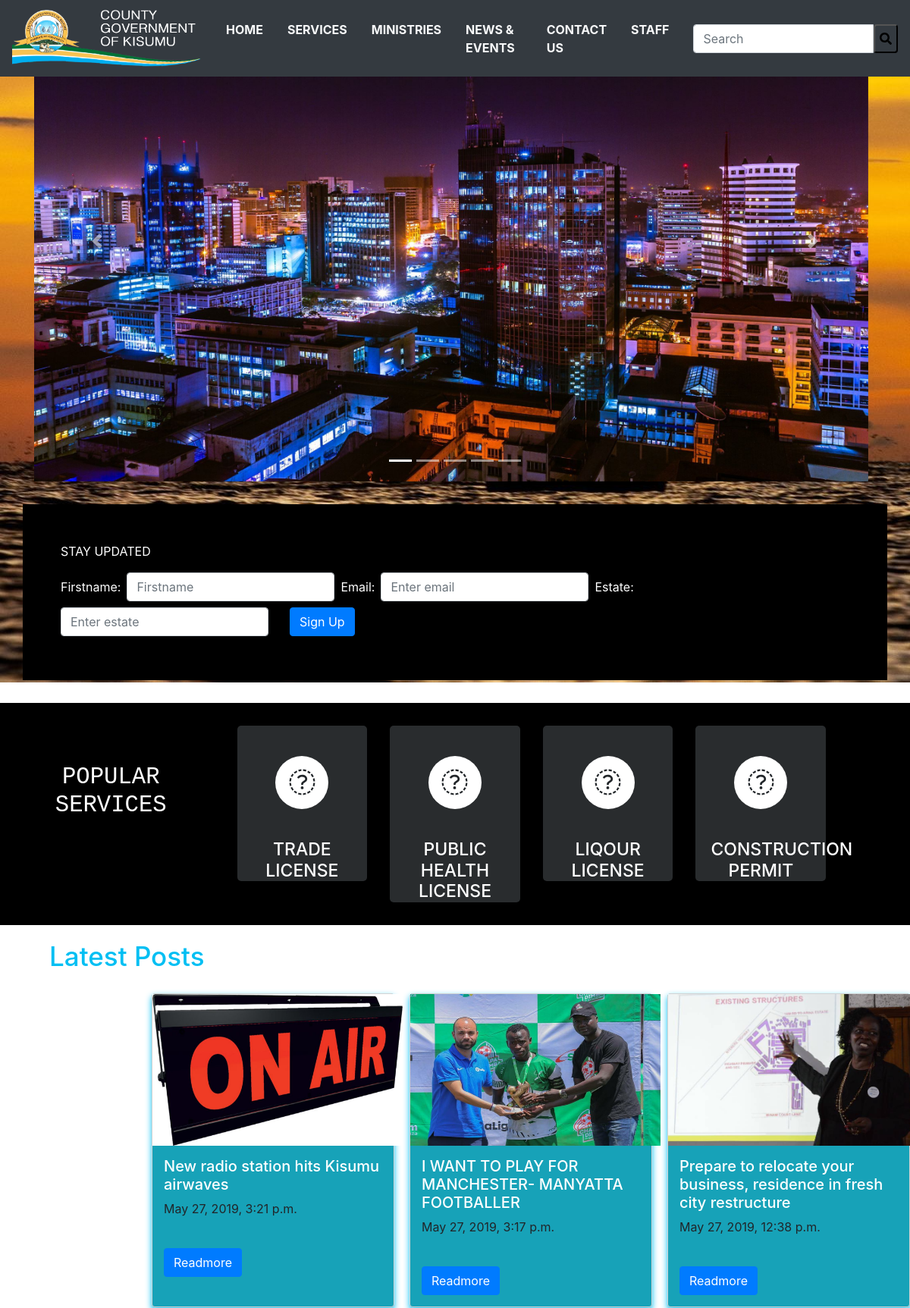
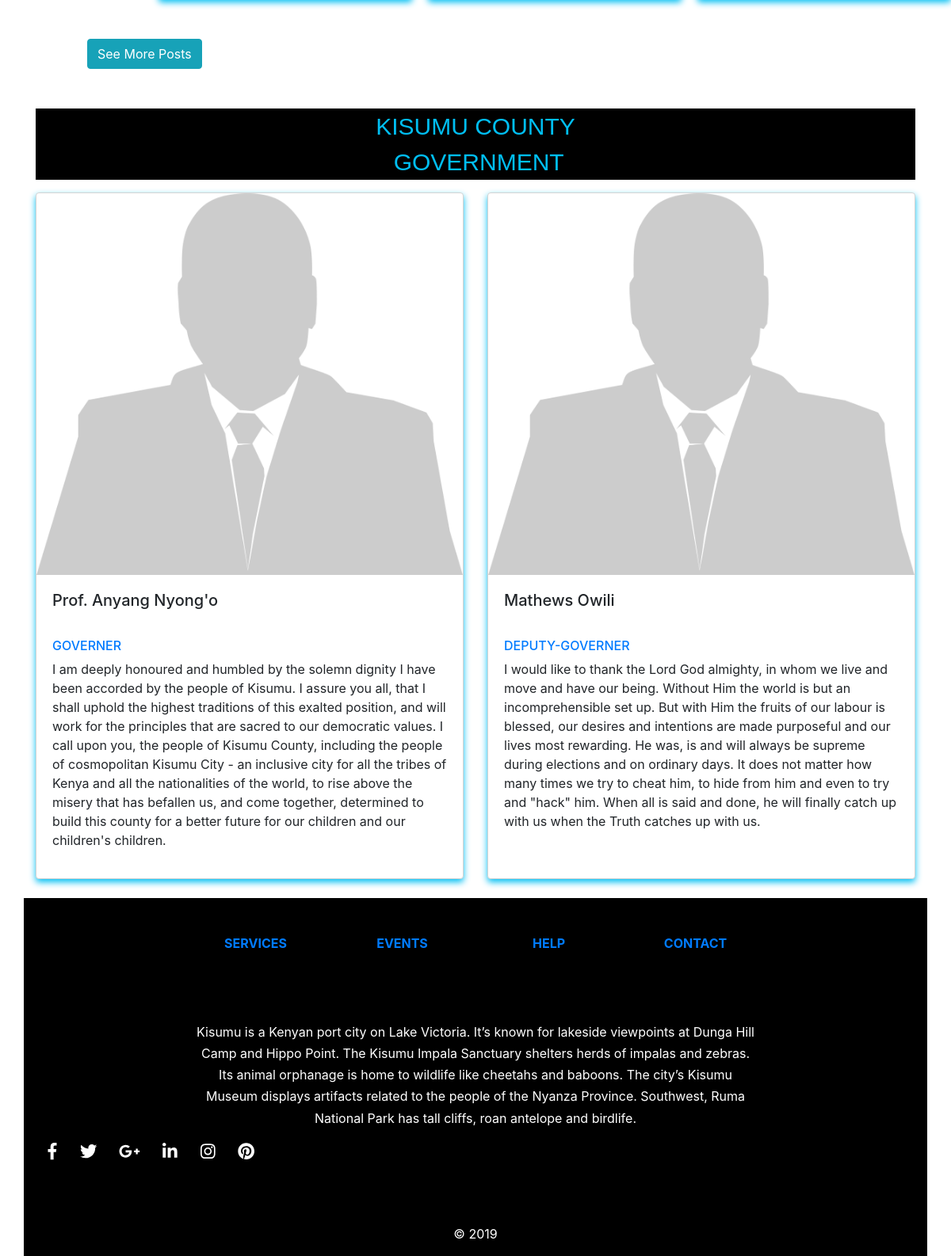
The page / on the database its author committed (2 pictures, top to bottom).
### posts/models.py (models this page shows, shortened)
class Posts(models.Model):
  title = models.CharField(max_length=200)
  body = models.TextField()
  created_at = models.DateTimeField(default=datetime.now, blank=True)
  images = models.ImageField( upload_to='images/')
  author = models.CharField(max_length = 200, default='')
  class Meta:
    verbose_name_plural = "Posts"

### posts/views.py (the view)
# urls.py: url(r'^$', views.index, name='index'),
def index(request):
  posts = Posts.objects.all().order_by('-created_at')[:3]
  context = {
    'title': 'Latest Posts',
    'posts': posts
  }
  return render(request, 'posts/index.html', context)

### posts/templates/posts/index.html (shortened to what this page needs)
{% extends 'posts/layout.html' %}
{% load static %}
{% block content %}
<div id="demo" class="carousel slide carousel-fade" data-ride="carousel">
  <ul class="carousel-indicators">
    <li data-target="#demo" data-slide-to="0" class="active"></li>
    <li data-target="#demo" data-slide-to="1"></li>
    <li data-target="#demo" data-slide-to="2"></li>
    <li data-target="#demo" data-slide-to="3"></li>
    <li data-target="#demo" data-slide-to="4"></li>
  </ul>
  <div class="carousel-inner">
    <div class="carousel-item active">
      <img src="{% static 'posts/images/night.jpeg' %}" alt="Kisumu at Night" width="1100" height="500">
    </div>
  </div>
  <a class="carousel-control-prev" href="#demo" data-slide="prev">
    <span class="carousel-control-prev-icon"></span>
  </a>
  <a class="carousel-control-next" href="#demo" data-slide="next">
    <span class="carousel-control-next-icon"></span>
  </a>
</div>
</div>
<div class ="container" style="margin-top: 30px;margin-bottom: 30px;  padding: 50px; color: white;background-color:black;">
  <p>STAY UPDATED</p>
    <form class="form-inline" action="">
      <label for="username" class="mb-2 mr-sm-2">Firstname:</label>
      <input type="text" class="form-control mb-2 mr-sm-2" id="username" placeholder="Firstname" name="username">
      <label for="email" class="mb-2 mr-sm-2">Email:</label>
      <input type="email" class="form-control mb-2 mr-sm-2" id="email" placeholder="Enter email" name="email">
      <label for="location" class="mb-2 mr-sm-2">Estate:</label>
      <input type="text" class="form-control mb-2 mr-sm-2" id="location" placeholder="Enter estate" name="estate">
    <button type="submit" class="btn btn-primary mb-2" style="margin-left: 20px;">Sign Up</button>
    </form>
</div>
<div class="container-fluid" style=" padding:10px;background-color:black;">
  <div class="row">
    <div class ="col-md-3 col-sm-6"><h4 class = "text-primary" > <pre style= "color: white;margin-top: 70px;">POPULAR
SERVICES</pre></h4></div>
      <div class="col-md-2 col-sm-6">
          <div class="service_box">
              <div class="service_icon">
                  <i class="fa fa-weibo"></i>
              </div>
              <h3>TRADE LICENSE</h3>
          </div>
      </div>
      <div class="col-md-2 col-sm-6">
          <div class="service_box">
              <div class="service_icon">
                  <i class="fa fa-weibo"></i>
              </div>
              <h3>PUBLIC HEALTH LICENSE</h3>
          </div>
      </div>
      <div class="col-md-2 col-sm-6">
          <div class="service_box">
              <div class="service_icon">
                  <i class="fa fa-apple"></i>
              </div>
              <h3>LIQOUR LICENSE</h3>
          </div>
      </div>
      <div class="col-md-2 col-sm-6">
          <div class="service_box">
              <div class="service_icon">
                  <i class="fa fa-sort-alpha-desc"></i>
              </div>
              <h3>CONSTRUCTION PERMIT</h3>
          </div>
      </div>
  </div>
</div>
<div class = "container" >
  <h4 style="color: #00BFF3; text-align: left;padding: 20px;">Latest Posts</h4>
</div>
<div class ="grid-container" style = margin-left:200px;>
  {% for post in posts %}
<div class="card bg-info">
  <img src="{{ post.images.url }}" alt="{{ post.title }}" width="330" height="200">
  <div class="content">
    <h5 style="color: white;">{{post.title}}</h5>
    <p>{{post.created_at}}</p>
    <br>
    <a href="/posts/details/{{post.id}}" class="btn btn-primary" role="button">Readmore</a>
    </div>
</div>
  {% endfor %}
  </div>
<div class = "container" style="padding:50px; margin-right:0px;">
    <a href="/posts/news" class="btn btn-info" role="button">See More Posts</a>
</div>
<div class="container">
  <pre style="color:#00BFF3;font-size:30px;text-align: center;font-family: Verdana, Geneva, Tahoma, sans-serif;background-color:black;">KISUMU COUNTY
 GOVERNMENT</pre>
  <div class="card-deck">
    <div class="card">
      <img class="card-img-top" src="{% static 'posts/images/pic.png' %}" alt="Card image cap">
      <div class="card-body">
        <h5 class="card-title">Prof. Anyang Nyong'o</h5><br>
        <h6 class = "text-primary">GOVERNER</h6>
        <p class="card-text">I am deeply honoured and humbled by the solemn dignity I have been accorded by the people of Kisumu.
           I assure you all, that I shall uphold the highest traditions of this exalted position,
            and will work for the principles that are sacred to our democratic values. I call upon you,
             the people of Kisumu County,
              including the people of cosmopolitan Kisumu City - an inclusive city for all the tribes of Kenya and all the nationalities of the world,
             to rise above the misery that has befallen us, and come together,
           determined to build this county for a better future for our children and our children's children.</p>
      </div>
    </div>
    <div class="card">
      <img class="card-img-top" src="{% static 'posts/images/pic.png' %}" alt="Card image cap">
      <div class="card-body">
        <h5 class="card-title">Mathews Owili</h5><br>
        <h6 class = "text-primary">DEPUTY-GOVERNER</h6>
        <p class="card-text">I would like to thank the Lord God almighty, in whom we live and move and have our being.
           Without Him the world is but an incomprehensible set up. But with Him the fruits of our labour is blessed,
            our desires and intentions are made purposeful and our lives most rewarding.
             He was, is and will always be supreme during elections and on ordinary days. It does not matter how many times we try to cheat him,
           to hide from him and even to try and "hack" him. When all is said and done,
            he will finally catch up with us when the Truth catches up with us.</p>
      </div>
    </div>
  </div>
</div>
{% endblock %}

### posts/static/posts/main.css (style rules this page uses)
.carousel-inner img { width: 100%; height: 100%; }
.carousel-item { margin-top: 35px; height: 600px; width: 1100px; }
.card { border: 1px solid #d3d3d3; border-radius: .25rem; box-shadow: 0 4px 8px 0 #00BFF3; transition: 0.3s; }
.content { padding: 15px; }
button { background-color: transparent; cursor: pointer; border-radius: .25rem; }
.grid-container { display: grid; grid-template-columns: repeat(auto-fill, minmax(300px, 1fr)); grid-gap: 20px; }
h4 { color:#fff; font-size:35px; text-align: center; text-transform: capitalize; }
.service_box { margin:20px 0; padding:40px 20px; text-align: center; border-radius:5px; background:rgba(59, 63, 66,0.7); transition: all 0.30s ease 0s; }
.service_box .service_icon { width:70px; height:70px; margin: 0 auto; font-size:35px; background: #fff; line-height:70px; border-radius:50px; transform: translateY(0); transition: all 0.30s ease 0s; }
.service_box h3 { position: relative; top:40px; margin:0; color:#fff; font-size:23px; text-transform:uppercase; transform: translateY(0%); transition: all 600ms cubic-bezier(0.68, -0.55, 0.265, 1.55) 0s; }

### rows shown on the page
Posts: images (picture), title "New radio station hits Kisumu airwaves", created_at "May 27, 2019, 3:21 p.m."
Posts: images (picture), title "I WANT TO PLAY FOR MANCHESTER- MANYATTA FOOTBALLER", created_at "May 27, 2019, 3:17 p.m."
Posts: images (picture), title "Prepare to relocate your business, residence in fresh city restructure", created_at "May 27, 2019, 12:38 p.m."
